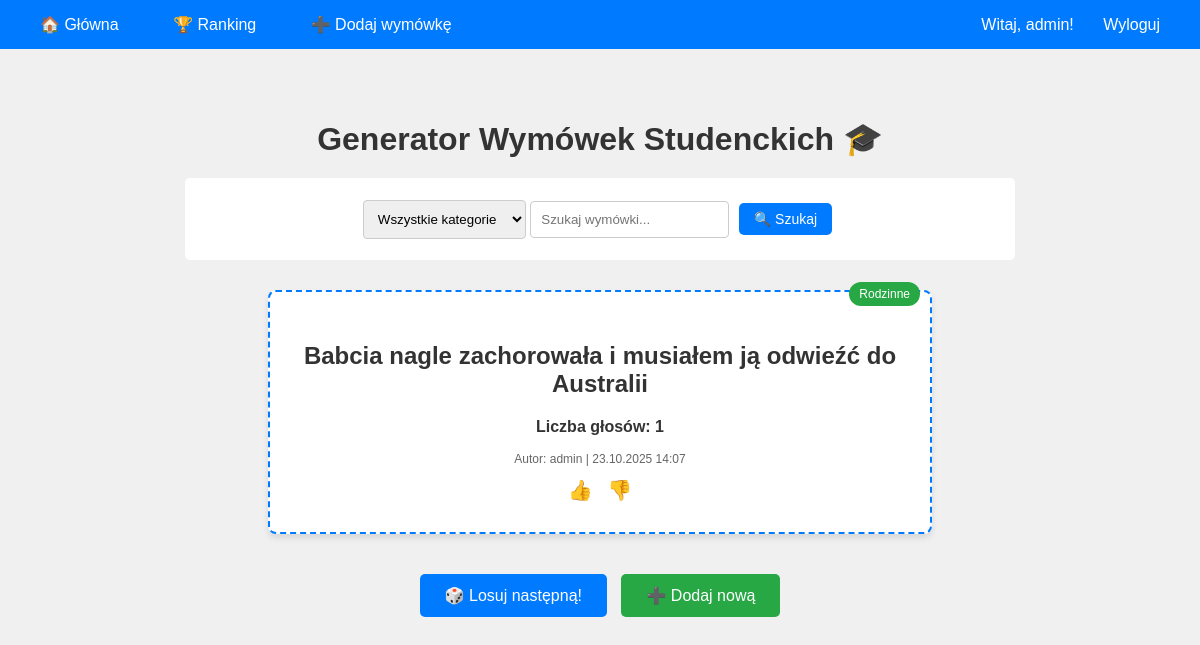
The page / (signed in) on the database its author committed.
### wymowki/models.py (models this page shows, shortened)
class Wymowka(models.Model):
    tresc = models.TextField()
    kategoria = models.ForeignKey(Kategoria, on_delete=models.SET_NULL, null=True, blank=True, related_name='wymowki')
    autor = models.ForeignKey(User, on_delete=models.CASCADE, related_name='wymowki', null=True, blank=True)
    glosy = models.IntegerField(default=0)
    data_dodania = models.DateTimeField(auto_now_add=True)
    tags = TaggableManager()
    class Meta:
        ordering = ['-data_dodania']
        verbose_name_plural = "Wymówki"

class Kategoria(models.Model):
    nazwa = models.CharField(max_length=100, unique=True)
    opis = models.TextField(blank=True)
    class Meta:
        verbose_name_plural = "Kategorie"

### wymowki/views.py (the view)
# urls.py: path('', views.strona_glowna, name='strona_glowna'),
def strona_glowna(request):
    kategoria_id = request.GET.get('kategoria')
    szukaj = request.GET.get('szukaj', '')
    wymowki = Wymowka.objects.all()
    if kategoria_id:
        wymowki = wymowki.filter(kategoria_id=kategoria_id)
    if szukaj:
        wymowki = wymowki.filter(tresc__icontains=szukaj)
    losowa_wymowka = wymowki.order_by('?').first()
    kategorie = Kategoria.objects.all()
    context = {
        'wymowka': losowa_wymowka,
        'kategorie': kategorie,
        'wybrana_kategoria': kategoria_id,
        'szukaj': szukaj,
    }
    return render(request, 'wymowki/strona_glowna.html', context)

### wymowki/templates/wymowki/strona_glowna.html (shortened to what this page needs)
{% extends 'wymowki/base.html' %}
{% block content %}
<div class="container text-center">
    <h1>Generator Wymówek Studenckich 🎓</h1>
    <div class="filters">
        <form method="GET">
            <select name="kategoria" onchange="this.form.submit()">
                <option value="">Wszystkie kategorie</option>
            </select>
            <input type="text" name="szukaj" placeholder="Szukaj wymówki..." value="{{ szukaj }}">
            <button type="submit" class="przycisk" style="padding: 8px 15px; font-size: 14px;">🔍 Szukaj</button>
        </form>
    </div>
    <div class="wymowka-box">
        {% if wymowka %}
            {% if wymowka.kategoria %}
                <span class="kategoria-badge">{{ wymowka.kategoria.nazwa }}</span>
            {% endif %}
            <h2>{{ wymowka.tresc }}</h2>
            <p><strong>Liczba głosów: {{ wymowka.glosy }}</strong></p>
            <p style="font-size: 12px; color: #666;">
                Autor: {% if wymowka.autor %}{{ wymowka.autor.username }}{% else %}Anonim{% endif %} |
                {{ wymowka.data_dodania|date:"d.m.Y H:i" }}
            </p>
            {% if user.is_authenticated %}
                <div class="vote-buttons">
                    <a href="{% url 'ocen_wymowke' wymowka.id 1 %}" class="vote-btn" title="Lubię to">👍</a>
                    <a href="{% url 'ocen_wymowke' wymowka.id -1 %}" class="vote-btn" title="Nie lubię">👎</a>
                </div>
            {% else %}
                <p style="font-size: 14px; color: #666;">
                    <a href="{% url 'logowanie' %}">Zaloguj się</a>, aby oceniać wymówki
                </p>
            {% endif %}
        {% else %}
            <p>Brak wymówek spełniających kryteria!</p>
        {% endif %}
    </div>
    <a href="?" class="przycisk">🎲 Losuj następną!</a>
    {% if user.is_authenticated %}
        <a href="{% url 'dodaj_wymowke' %}" class="przycisk green">➕ Dodaj nową</a>
    {% endif %}
</div>
{% endblock %}

### wymowki/templates/wymowki/base.html (shortened to what this page needs)
{% load static %}
<!DOCTYPE html>
<html lang="pl">
<head>
    <link rel="stylesheet" href="{% static 'wymowki/style.css' %}">
</head>
<body>
    <div class="navbar">
        <div>
            <a href="{% url 'strona_glowna' %}">🏠 Główna</a>
            <a href="{% url 'ranking' %}">🏆 Ranking</a>
            {% if user.is_authenticated %}
                <a href="{% url 'dodaj_wymowke' %}">➕ Dodaj wymówkę</a>
            {% endif %}
        </div>
        <div class="user-info">
            {% if user.is_authenticated %}
                Witaj, {{ user.username }}!
                <a href="{% url 'wylogowanie' %}">Wyloguj</a>
            {% else %}
                <a href="{% url 'logowanie' %}">Zaloguj</a>
                <a href="{% url 'rejestracja' %}">Rejestracja</a>
            {% endif %}
        </div>
    </div>
    {% block content %}
    {% endblock %}
</body>
</html>

### wymowki/static/wymowki/style.css (style rules this page uses)
body { font-family: Arial, sans-serif; margin: 0; padding: 0; background-color: #f0f0f0; color: #333; }
.container { max-width: 1000px; margin: 30px auto; padding: 20px; background-color: transparent; }
h1 { color: #333; text-align: center; margin-bottom: 20px; }
a { text-decoration: none; color: #007bff; }
.text-center { text-align: center; }
.navbar { background-color: #007bff; padding: 15px; display: flex; justify-content: space-between; align-items: center; flex-wrap: wrap; }
.navbar a { color: white; margin: 0 10px; padding: 8px 15px; border-radius: 5px; transition: background-color 0.3s; }
.navbar .user-info { color: white; }
.wymowka-box { border: 2px dashed #007bff; padding: 30px; margin: 30px auto; width: 90%; max-width: 600px; background-color: white; position: relative; border-radius: 8px; text-align: center; box-shadow: 0 4px 6px rgba(0,0,0,0.1); }
.kategoria-badge { position: absolute; top: -10px; right: 10px; background-color: #28a745; color: white; padding: 5px 10px; border-radius: 15px; font-size: 12px; }
.przycisk { display: inline-block; padding: 12px 25px; font-size: 16px; color: white; background-color: #007bff; border: none; border-radius: 5px; margin: 10px 5px; cursor: pointer; text-align: center; transition: background-color 0.3s; }
.przycisk.green { background-color: #28a745; }
.filters { max-width: 800px; margin: 20px auto; padding: 15px; background-color: white; border-radius: 5px; text-align: center; display: flex; justify-content: center; gap: 10px; flex-wrap: wrap; }
.filters select, .filters input, form textarea, form select, form input[type="text"], form input[type="password"], form input[type="email"] { padding: 10px; border: 1px solid #ccc; border-radius: 4px; margin: 5px 0; }
.filters input, .filters select { flex: 1 1 200px; }
.vote-buttons { margin-top: 5px; white-space: nowrap; }
.vote-btn { font-size: 20px; padding: 5px; cursor: pointer; text-decoration: none; border-radius: 4px; }

### rows shown on the page
Wymowka: kategoria.nazwa "Rodzinne", tresc "Babcia nagle zachorowała i musiałem ją odwieźć do Australii", glosy "1", autor.username "admin", data_dodania "23.10.2025 14:07"

### other values the page prints
{{ user.username }} "admin"
